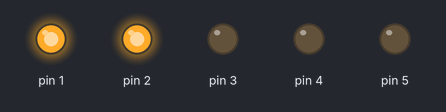
Recording of a sketch running on a simulated Arduino Uno, built with avr-gcc and run on an emulated ATmega328P. Shown: output pins drawn as LEDs (lit = HIGH).

Above: at 0.15 s.
At 1.35 s:
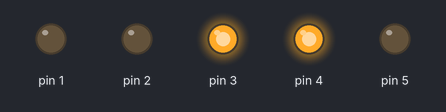
At 1.95 s:
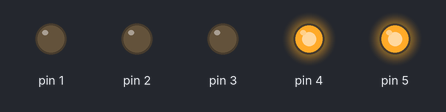
At 2.55 s:
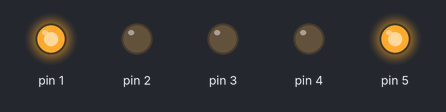
At 3.75 s:
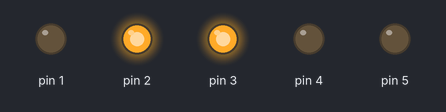
At 6.45 s:
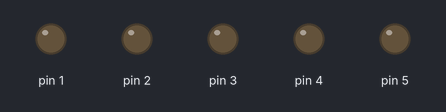
Timing chart, 0 to 6.9 s (numbered marks = the images above):
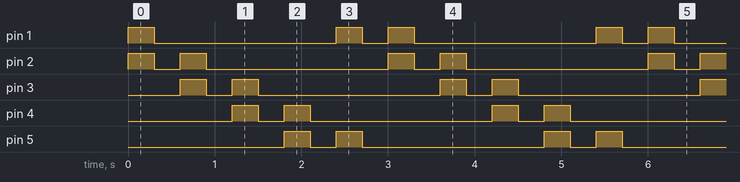

The sketch:

amazing_tumelo1.ino
```cpp
void setup()
{
  int i;
  for(i=1;i<6;i++)
  pinMode(i, OUTPUT);
}

void loop()
{
  int i;
  for(i=1;i<6;i++)
  {
    if(i!=5)
    {
     digitalWrite(i, HIGH);
     digitalWrite(i+1, HIGH);
     delay(300); // Wait for 1000 millisecond(s)
     digitalWrite(i, LOW);
     digitalWrite(i+1, LOW);
     delay(300); // Wait for 1000 millisecond(s)
    }
    else
    {
     digitalWrite(i, HIGH);
     digitalWrite(i-4, HIGH);
     delay(300); // Wait for 1000 millisecond(s)
     digitalWrite(i, LOW);
     digitalWrite(i-4,LOW);
     delay(300); // Wait for 1000 millisecond(s)
    }

  }
}
```

Measured:
- by itself, pin 1: repeats every 3.0 s: LOW 2.1 s, HIGH 0.30 s, LOW 0.30 s, HIGH 0.30 s
- by itself, pin 2–5: repeats every 3.0 s: LOW 0.30 s, HIGH 0.30 s, LOW 2.1 s, HIGH 0.30 s
- by itself, everything shown: repeats every 3.0 s, in 10 steps
